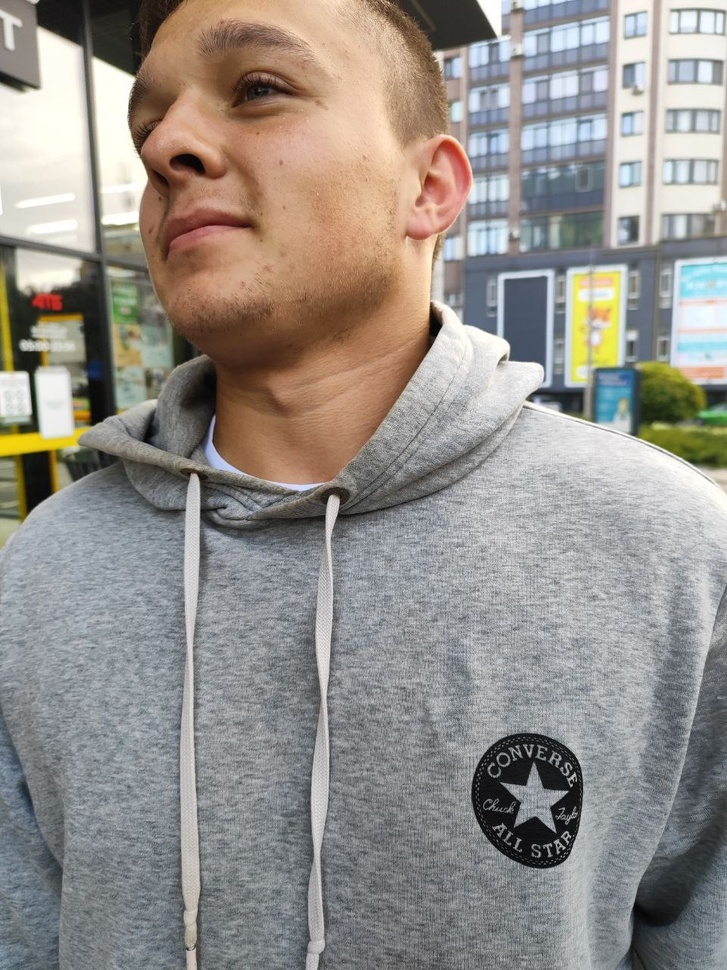
#> input picture photo/Artem.jpg, 727 x 970 px, shrunk from 960 x 1280 before the run, found by its file name
$ python task1.py
#> lines starting #> are read from the running program, lines starting #| are printed output that depends on the picture
import cv2

artem=cv2.imread(r'C:\Users\danam\PycharmProjects\Mukhamedchyn-Danil\photo\Artem.jpg')
#> artem is the input picture: shape (970, 727, 3); mean B, G, R 138.4, 143.7, 148.7
GrAY_Artem=cv2.cvtColor(artem, cv2.COLOR_BGR2GRAY)
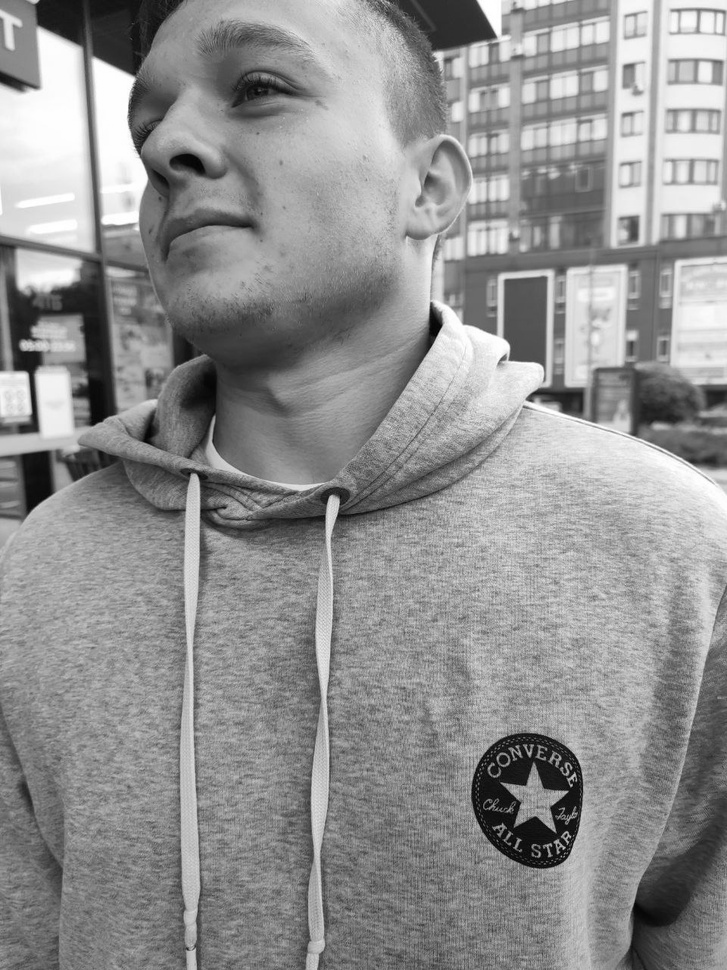
#> GrAY_Artem: shape (970, 727); min 0, max 255, mean 144.6
Blur_Artem=cv2.GaussianBlur(GrAY_Artem, (7,7), 0)
cv2.imshow('Artemko', artem)
cv2.imshow('GrAY Artemko', Blur_Artem)
cv2.imwrite('photo/Gray_Artem.jpg', Blur_Artem)
cv2.imwrite('photo/Artemko_copy.jpg', artem)
cv2.waitKey(0)
cv2.destroyAllWindows()
